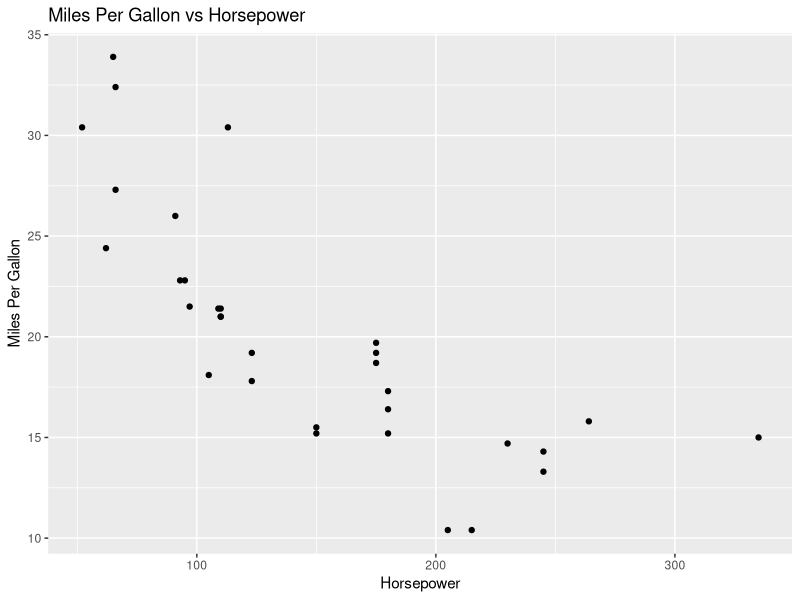

The R script that drew this image:
## ---- chunk 1
library(ggplot2)
head(mtcars)

summary(mtcars$mpg)

ggplot(mtcars, aes(x = hp, y = mpg)) +
  geom_point() +
  labs(
    title = "Miles Per Gallon vs Horsepower",
    x = "Horsepower",
    y = "Miles Per Gallon"
  )
